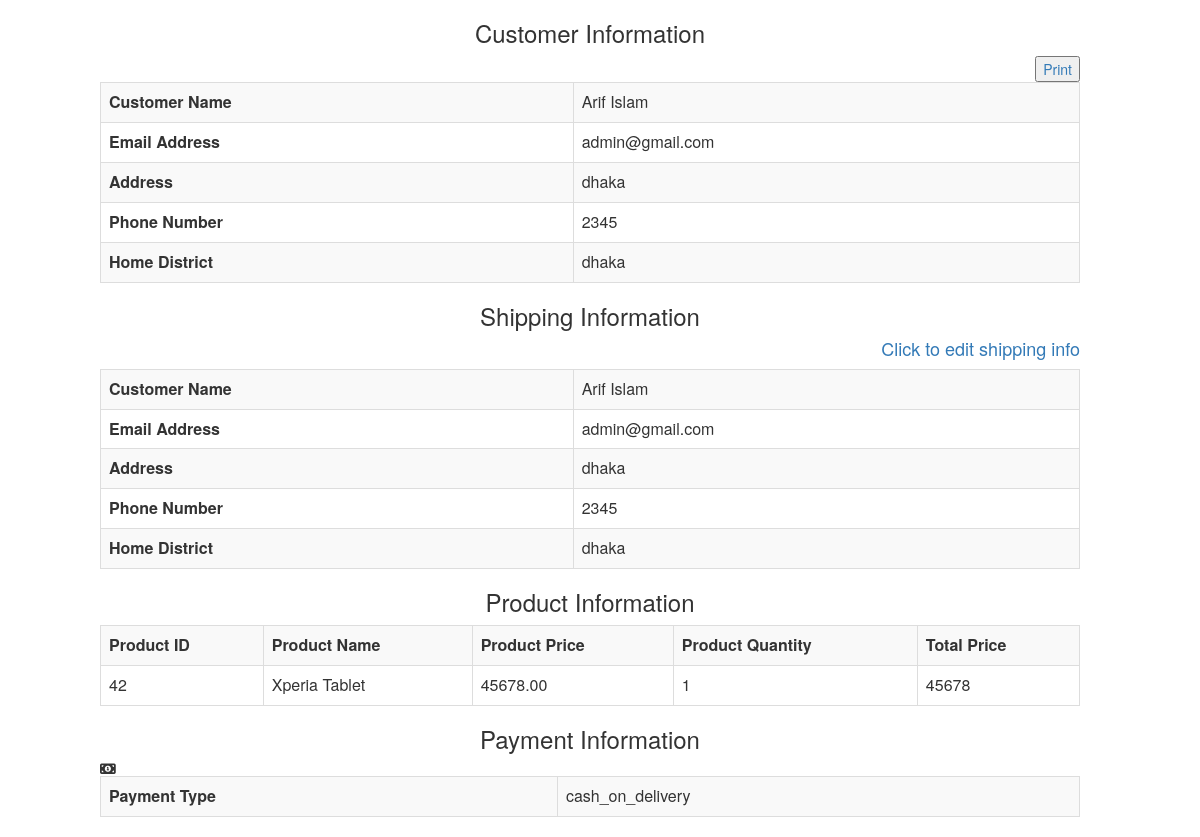
The app's page /invoice.php?id=30 with its own data.
### tables this page shows
CREATE TABLE `tbl_order` (
  `order_id` int(11) NOT NULL,
  `customer_id` int(11) NOT NULL,
  `shipping_id` int(11) NOT NULL,
  `order_total` float(10,2) NOT NULL,
  `order_status` varchar(15) NOT NULL DEFAULT 'pending',
  `order_date` timestamp NOT NULL DEFAULT CURRENT_TIMESTAMP
);

CREATE TABLE `tbl_customer` (
  `customer_id` int(11) NOT NULL,
  `first_name` varchar(100) NOT NULL,
  `last_name` varchar(100) NOT NULL,
  `email_address` varchar(256) NOT NULL,
  `password` varchar(32) NOT NULL,
  `address` text NOT NULL,
  `phone_number` varchar(30) NOT NULL,
  `district_name` varchar(20) NOT NULL
);

CREATE TABLE `tbl_shipping` (
  `shipping_id` int(11) NOT NULL,
  `full_name` varchar(256) NOT NULL,
  `email_address` varchar(256) NOT NULL,
  `address` text NOT NULL,
  `phone_number` varchar(30) NOT NULL,
  `district_name` varchar(50) NOT NULL
);

CREATE TABLE `tbl_order_details` (
  `order_details_id` int(11) NOT NULL,
  `order_id` int(11) NOT NULL,
  `product_id` int(11) NOT NULL,
  `product_name` varchar(100) NOT NULL,
  `product_price` float(10,2) NOT NULL,
  `product_quantity` int(7) NOT NULL,
  `product_image` text NOT NULL
);

CREATE TABLE `tbl_payment` (
  `payment_id` int(11) NOT NULL,
  `order_id` int(11) NOT NULL,
  `payment_type` varchar(16) NOT NULL,
  `payment_status` varchar(30) NOT NULL DEFAULT 'pending',
  `payment_date` timestamp NOT NULL DEFAULT CURRENT_TIMESTAMP
);

### classes/super_admin.php (called while the page is built, shortened)
<?php
class Super_admin {
    private $db_connect;
    public function __construct() {
        $host_name = 'localhost';
        $user_name = 'root';
        $password = '';
        $db_name = 'db_ecomerce';
        $this->db_connect = mysqli_connect($host_name, $user_name, $password, $db_name);
    }
    public function select_customer_info_by_id($order_id){
        $sql = "SELECT o.order_id,c.* FROM tbl_order as o, tbl_customer as c WHERE o.customer_id=c.customer_id AND o.order_id=$order_id ";
        if (mysqli_query($this->db_connect, $sql)) {
            $query_result = mysqli_query($this->db_connect, $sql);
            return $query_result;
        } else {
            die("Query Problem" . mysqli_error($this->db_connect));
        }
    }
     public function select_shipping_info_by_id($order_id){
        $sql = "SELECT o.order_id,s.* FROM tbl_order as o, tbl_shipping as s WHERE o.shipping_id=s.shipping_id AND o.order_id=$order_id ";
        if (mysqli_query($this->db_connect, $sql)) {
            $query_result = mysqli_query($this->db_connect, $sql);
            return $query_result;
        } else {
            die("Query Problem" . mysqli_error($this->db_connect));
        }
    }
    public function select_product_info_by_id($order_id){
        $sql = "SELECT o.order_id,od.* FROM tbl_order as o, tbl_order_details as od WHERE o.order_id=od.order_id AND o.order_id=$order_id ";
        if (mysqli_query($this->db_connect, $sql)) {
            $query_result = mysqli_query($this->db_connect, $sql);
            return $query_result;
        } else {
            die("Query Problem" . mysqli_error($this->db_connect));
        }
    }
    public function select_payment_info_by_id($order_id){
        $sql = "SELECT o.order_id,p.* FROM tbl_order as o, tbl_payment as p WHERE o.order_id=p.order_id AND o.order_id=$order_id ";
        if (mysqli_query($this->db_connect, $sql)) {
            $query_result = mysqli_query($this->db_connect, $sql);
            return $query_result;
        } else {
            die("Query Problem" . mysqli_error($this->db_connect));
        }
    }
}

### invoice.php (the view, shortened to what this page needs)
<?php
  require './classes/super_admin.php';
  $obj_super_admin=new Super_admin();
   $order_id=$_GET['id'];
  $customer_query_result=$obj_super_admin->select_customer_info_by_id($order_id);
  $customer_info=  mysqli_fetch_assoc($customer_query_result);
  $shipping_query_result=$obj_super_admin->select_shipping_info_by_id($order_id);
  $shipping_info=  mysqli_fetch_assoc($shipping_query_result);
  $payment_query_result=$obj_super_admin->select_payment_info_by_id($order_id);
  $payment_info=  mysqli_fetch_assoc($payment_query_result);
  $product_query_result=$obj_super_admin->select_product_info_by_id($order_id);
?>
<html>
    <head>
        <link href="assets/font_end_assets/css/bootstrap.min.css" rel="stylesheet">
        <link href="assets/font_end_assets/css/font-awesome.min.css" rel="stylesheet">
        <link href="assets/font_end_assets/css/prettyPhoto.css" rel="stylesheet">
        <link href="assets/font_end_assets/css/price-range.css" rel="stylesheet">
        <link href="assets/font_end_assets/css/animate.css" rel="stylesheet">
        <link href="assets/font_end_assets/css/main.css" rel="stylesheet">
        <link href="assets/font_end_assets/css/responsive.css" rel="stylesheet">
    </head>
    <body>
<div class="row-fluid sortable" style="width: 980px; margin-left: 100px;">
    <div class="box span12">
        <div class="box-content">
            <h3 class="text-center">Customer Information</h3> <a href="" style="float: right;"><input type="submit" onclick="myFunction();" value="Print"></a>
            <table class="table table-striped table-bordered bootstrap-datatable datatable">
                <tr>
                    <th>Customer Name</th>
                    <td><?php echo $customer_info['first_name'].' '.$customer_info['last_name'];?></td>
                </tr>
                <tr>
                    <th>Email Address</th>
                    <td><?php echo $customer_info['email_address'];?></td>
                </tr>
                <tr>
                    <th>Address</th>
                    <td><?php echo $customer_info['address'];?></td>
                </tr>
                <tr>
                    <th>Phone Number</th>
                    <td><?php echo $customer_info['phone_number'];?></td>
                </tr>
                <tr>
                    <th>Home District</th>
                    <td><?php echo $customer_info['district_name'];?></td>
                </tr>
            </table>
            <h3 class="text-center">Shipping Information</h3>  <h4  class="text-right"><a href="edit_shipping_info.php?id=<?php echo $shipping_info['shipping_id'];?>">Click to edit shipping info</a></h4>
            <table class="table table-striped table-bordered bootstrap-datatable datatable">
                <tr>
                    <th>Customer Name</th>
                    <td><?php echo $shipping_info['full_name'];?></td>
                 </tr>
                <tr>
                    <th>Email Address</th>
                    <td><?php echo $shipping_info['email_address'];?></td>
                </tr>
                <tr>
                    <th>Address</th>
                    <td><?php echo $shipping_info['address'];?></td>
                </tr>
                <tr>
                    <th>Phone Number</th>
                    <td><?php echo $shipping_info['phone_number'];?></td>
                </tr>
                <tr>
                    <th>Home District</th>
                    <td><?php echo $shipping_info['district_name'];?></td>
                </tr>
              </table>
            <h3 class="text-center">Product Information</h3>
            <table class="table table-striped table-bordered bootstrap-datatable datatable">
                <tr>
                    <th>Product ID</th>
                    <th>Product Name</th>
                    <th>Product Price</th>
                    <th>Product Quantity</th>
                    <th>Total Price</th>
                </tr>
                <?php while ($product_info=  mysqli_fetch_assoc($product_query_result)){?>
                <tr>
                    <td><?php echo $product_info['product_id'];?></td>
                    <td><?php echo $product_info['product_name'];?></td>
                     <td><?php echo $product_info['product_price'];?></td>
                    <td><?php echo $product_info['product_quantity'];?></td>
                    <td><?php echo $product_info['product_quantity']*$product_info['product_price'];?></td>
                 </tr>
                <?php } ?>
             </table>
            <h3 class="text-center">Payment Information</h3><i class="fa fa-money"></i>
            <table class="table table-striped table-bordered bootstrap-datatable datatable">
                <tr>
                    <th>Payment Type</th>
                    <td><?php echo $payment_info['payment_type'];?></td>
                </tr>
              </table>
        </div>
    </div>
</div>
    </body>
    </html>

### records on screen
tbl_order: customer.first_name "Arif", customer.last_name "Islam", customer.email_address "admin@gmail.com", customer.address "dhaka", customer.phone_number "2345", customer.district_name "dhaka", shipping.full_name "Arif Islam", shipping.email_address "admin@gmail.com", shipping.address "dhaka", shipping.phone_number "2345", shipping.district_name "dhaka"
tbl_order_details: product "42", product_name "Xperia Tablet", product_price "45678.00", product_quantity "1", $product_info['product_quantity']*$product_info['product_price'] "45678"
tbl_payment: payment_type "cash_on_delivery"
